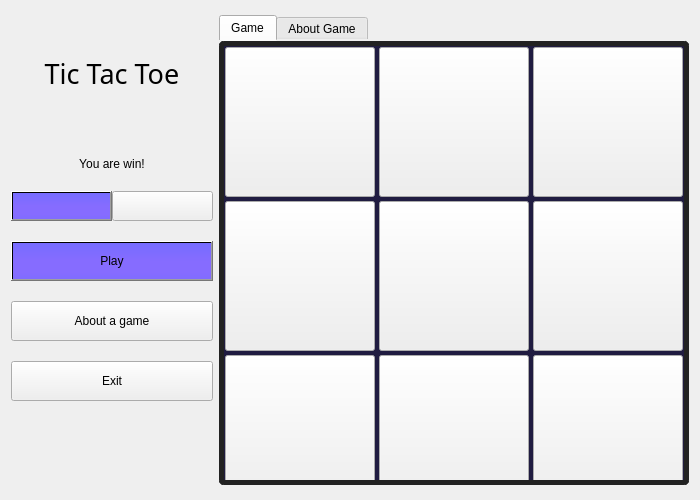
<?xml version="1.0" encoding="UTF-8"?>
<ui version="4.0">
 <class>widget</class>
 <widget class="QWidget" name="widget">
  <property name="geometry">
   <rect>
    <x>0</x>
    <y>0</y>
    <width>700</width>
    <height>500</height>
   </rect>
  </property>
  <property name="minimumSize">
   <size>
    <width>700</width>
    <height>500</height>
   </size>
  </property>
  <property name="maximumSize">
   <size>
    <width>800</width>
    <height>600</height>
   </size>
  </property>
  <property name="windowTitle">
   <string>Tic Tac Toe</string>
  </property>
  <property name="windowIcon">
   <iconset>
    <normaloff>:/images/resourses/images/title_ico.png</normaloff>:/images/resourses/images/title_ico.png</iconset>
  </property>
  <property name="styleSheet">
   <string notr="true"/>
  </property>
  <layout class="QHBoxLayout" name="horizontalLayout_2">
   <item>
    <layout class="QHBoxLayout" name="horizontalLayout_3">
     <property name="spacing">
      <number>6</number>
     </property>
    </layout>
   </item>
   <item>
    <layout class="QVBoxLayout" name="verticalLayout">
     <property name="spacing">
      <number>20</number>
     </property>
     <item>
      <spacer name="verticalSpacer_2">
       <property name="orientation">
        <enum>Qt::Vertical</enum>
       </property>
       <property name="sizeHint" stdset="0">
        <size>
         <width>20</width>
         <height>40</height>
        </size>
       </property>
      </spacer>
     </item>
     <item>
      <widget class="QLabel" name="label_2">
       <property name="font">
        <font>
         <family>Showcard Gothic</family>
         <pointsize>20</pointsize>
         <italic>false</italic>
         <bold>false</bold>
        </font>
       </property>
       <property name="frameShape">
        <enum>QFrame::NoFrame</enum>
       </property>
       <property name="frameShadow">
        <enum>QFrame::Plain</enum>
       </property>
       <property name="text">
        <string>Tic Tac Toe</string>
       </property>
       <property name="textFormat">
        <enum>Qt::AutoText</enum>
       </property>
       <property name="scaledContents">
        <bool>false</bool>
       </property>
       <property name="alignment">
        <set>Qt::AlignCenter</set>
       </property>
      </widget>
     </item>
     <item>
      <spacer name="verticalSpacer_3">
       <property name="orientation">
        <enum>Qt::Vertical</enum>
       </property>
       <property name="sizeHint" stdset="0">
        <size>
         <width>20</width>
         <height>40</height>
        </size>
       </property>
      </spacer>
     </item>
     <item>
      <widget class="QLabel" name="messageLabel">
       <property name="contextMenuPolicy">
        <enum>Qt::ActionsContextMenu</enum>
       </property>
       <property name="acceptDrops">
        <bool>false</bool>
       </property>
       <property name="autoFillBackground">
        <bool>false</bool>
       </property>
       <property name="text">
        <string>You are win!</string>
       </property>
       <property name="alignment">
        <set>Qt::AlignCenter</set>
       </property>
      </widget>
     </item>
     <item>
      <layout class="QHBoxLayout" name="horizontalLayout">
       <property name="spacing">
        <number>0</number>
       </property>
       <item>
        <widget class="QPushButton" name="leftButton">
         <property name="minimumSize">
          <size>
           <width>0</width>
           <height>30</height>
          </size>
         </property>
         <property name="styleSheet">
          <string notr="true">background-color: qlineargradient(spread:reflect, x1:0.522472, y1:0.658, x2:0.533708, y2:0, stop:0.241573 rgba(134, 108, 255, 255), stop:1 rgba(118, 108, 255, 255));</string>
         </property>
         <property name="text">
          <string/>
         </property>
        </widget>
       </item>
       <item>
        <widget class="QPushButton" name="rightButton">
         <property name="minimumSize">
          <size>
           <width>0</width>
           <height>30</height>
          </size>
         </property>
         <property name="styleSheet">
          <string notr="true"/>
         </property>
         <property name="text">
          <string/>
         </property>
        </widget>
       </item>
      </layout>
     </item>
     <item>
      <widget class="QPushButton" name="startButton">
       <property name="minimumSize">
        <size>
         <width>40</width>
         <height>40</height>
        </size>
       </property>
       <property name="styleSheet">
        <string notr="true">background-color: qlineargradient(spread:reflect, x1:0.522472, y1:0.658, x2:0.533708, y2:0, stop:0.241573 rgba(134, 108, 255, 255), stop:1 rgba(118, 108, 255, 255));

</string>
       </property>
       <property name="text">
        <string>Play</string>
       </property>
      </widget>
     </item>
     <item>
      <widget class="QPushButton" name="aboutButton">
       <property name="minimumSize">
        <size>
         <width>40</width>
         <height>40</height>
        </size>
       </property>
       <property name="text">
        <string>About a game</string>
       </property>
      </widget>
     </item>
     <item>
      <widget class="QPushButton" name="exitButton">
       <property name="minimumSize">
        <size>
         <width>40</width>
         <height>40</height>
        </size>
       </property>
       <property name="text">
        <string>Exit</string>
       </property>
      </widget>
     </item>
     <item>
      <spacer name="verticalSpacer">
       <property name="orientation">
        <enum>Qt::Vertical</enum>
       </property>
       <property name="sizeHint" stdset="0">
        <size>
         <width>20</width>
         <height>40</height>
        </size>
       </property>
      </spacer>
     </item>
     <item>
      <spacer name="verticalSpacer_4">
       <property name="orientation">
        <enum>Qt::Vertical</enum>
       </property>
       <property name="sizeHint" stdset="0">
        <size>
         <width>20</width>
         <height>40</height>
        </size>
       </property>
      </spacer>
     </item>
    </layout>
   </item>
   <item>
    <layout class="QHBoxLayout" name="horizontalLayout_4"/>
   </item>
   <item>
    <widget class="QTabWidget" name="tabWidget">
     <property name="sizePolicy">
      <sizepolicy hsizetype="Preferred" vsizetype="Preferred">
       <horstretch>0</horstretch>
       <verstretch>0</verstretch>
      </sizepolicy>
     </property>
     <property name="minimumSize">
      <size>
       <width>470</width>
       <height>470</height>
      </size>
     </property>
     <property name="maximumSize">
      <size>
       <width>470</width>
       <height>470</height>
      </size>
     </property>
     <property name="styleSheet">
      <string notr="true">QTabWidget
{
	border:none;
}
QTabWidget::pane
{
	border:5px solid #222;
	border-radius:5px;
}
QWidget#tab
{
	background:none;
	background-color: rgb(32, 28, 65);
}
</string>
     </property>
     <property name="currentIndex">
      <number>0</number>
     </property>
     <widget class="QWidget" name="tab">
      <property name="sizePolicy">
       <sizepolicy hsizetype="Fixed" vsizetype="Fixed">
        <horstretch>0</horstretch>
        <verstretch>0</verstretch>
       </sizepolicy>
      </property>
      <property name="minimumSize">
       <size>
        <width>470</width>
        <height>470</height>
       </size>
      </property>
      <property name="maximumSize">
       <size>
        <width>470</width>
        <height>470</height>
       </size>
      </property>
      <property name="styleSheet">
       <string notr="true"/>
      </property>
      <attribute name="title">
       <string>Game</string>
      </attribute>
      <layout class="QGridLayout" name="gridLayout">
       <property name="leftMargin">
        <number>0</number>
       </property>
       <property name="topMargin">
        <number>0</number>
       </property>
       <property name="rightMargin">
        <number>10</number>
       </property>
       <property name="bottomMargin">
        <number>10</number>
       </property>
       <property name="spacing">
        <number>3</number>
       </property>
       <item row="0" column="0">
        <widget class="QPushButton" name="pushButton_0_0">
         <property name="sizePolicy">
          <sizepolicy hsizetype="Fixed" vsizetype="Fixed">
           <horstretch>0</horstretch>
           <verstretch>0</verstretch>
          </sizepolicy>
         </property>
         <property name="minimumSize">
          <size>
           <width>150</width>
           <height>150</height>
          </size>
         </property>
         <property name="styleSheet">
          <string notr="true"/>
         </property>
         <property name="text">
          <string/>
         </property>
        </widget>
       </item>
       <item row="0" column="1">
        <widget class="QPushButton" name="pushButton_0_1">
         <property name="sizePolicy">
          <sizepolicy hsizetype="Fixed" vsizetype="Fixed">
           <horstretch>0</horstretch>
           <verstretch>0</verstretch>
          </sizepolicy>
         </property>
         <property name="minimumSize">
          <size>
           <width>150</width>
           <height>150</height>
          </size>
         </property>
         <property name="text">
          <string/>
         </property>
        </widget>
       </item>
       <item row="0" column="2">
        <widget class="QPushButton" name="pushButton_0_2">
         <property name="sizePolicy">
          <sizepolicy hsizetype="Fixed" vsizetype="Fixed">
           <horstretch>0</horstretch>
           <verstretch>0</verstretch>
          </sizepolicy>
         </property>
         <property name="minimumSize">
          <size>
           <width>150</width>
           <height>150</height>
          </size>
         </property>
         <property name="styleSheet">
          <string notr="true"/>
         </property>
         <property name="text">
          <string/>
         </property>
        </widget>
       </item>
       <item row="1" column="0">
        <widget class="QPushButton" name="pushButton_1_0">
         <property name="sizePolicy">
          <sizepolicy hsizetype="Fixed" vsizetype="Fixed">
           <horstretch>0</horstretch>
           <verstretch>0</verstretch>
          </sizepolicy>
         </property>
         <property name="minimumSize">
          <size>
           <width>150</width>
           <height>150</height>
          </size>
         </property>
         <property name="text">
          <string/>
         </property>
        </widget>
       </item>
       <item row="1" column="1">
        <widget class="QPushButton" name="pushButton_1_1">
         <property name="sizePolicy">
          <sizepolicy hsizetype="Fixed" vsizetype="Fixed">
           <horstretch>0</horstretch>
           <verstretch>0</verstretch>
          </sizepolicy>
         </property>
         <property name="minimumSize">
          <size>
           <width>150</width>
           <height>150</height>
          </size>
         </property>
         <property name="text">
          <string/>
         </property>
        </widget>
       </item>
       <item row="1" column="2">
        <widget class="QPushButton" name="pushButton_1_2">
         <property name="sizePolicy">
          <sizepolicy hsizetype="Fixed" vsizetype="Fixed">
           <horstretch>0</horstretch>
           <verstretch>0</verstretch>
          </sizepolicy>
         </property>
         <property name="minimumSize">
          <size>
           <width>150</width>
           <height>150</height>
          </size>
         </property>
         <property name="text">
          <string/>
         </property>
        </widget>
       </item>
       <item row="2" column="0">
        <widget class="QPushButton" name="pushButton_2_0">
         <property name="sizePolicy">
          <sizepolicy hsizetype="Fixed" vsizetype="Fixed">
           <horstretch>0</horstretch>
           <verstretch>0</verstretch>
          </sizepolicy>
         </property>
         <property name="minimumSize">
          <size>
           <width>150</width>
           <height>150</height>
          </size>
         </property>
         <property name="text">
          <string/>
         </property>
        </widget>
       </item>
       <item row="2" column="1">
        <widget class="QPushButton" name="pushButton_2_1">
         <property name="sizePolicy">
          <sizepolicy hsizetype="Fixed" vsizetype="Fixed">
           <horstretch>0</horstretch>
           <verstretch>0</verstretch>
          </sizepolicy>
         </property>
         <property name="minimumSize">
          <size>
           <width>150</width>
           <height>150</height>
          </size>
         </property>
         <property name="text">
          <string/>
         </property>
        </widget>
       </item>
       <item row="2" column="2">
        <widget class="QPushButton" name="pushButton_2_2">
         <property name="sizePolicy">
          <sizepolicy hsizetype="Fixed" vsizetype="Fixed">
           <horstretch>0</horstretch>
           <verstretch>0</verstretch>
          </sizepolicy>
         </property>
         <property name="minimumSize">
          <size>
           <width>150</width>
           <height>150</height>
          </size>
         </property>
         <property name="text">
          <string/>
         </property>
        </widget>
       </item>
      </layout>
     </widget>
     <widget class="QWidget" name="tab_2">
      <property name="minimumSize">
       <size>
        <width>470</width>
        <height>470</height>
       </size>
      </property>
      <property name="maximumSize">
       <size>
        <width>470</width>
        <height>470</height>
       </size>
      </property>
      <attribute name="title">
       <string>About Game</string>
      </attribute>
      <layout class="QVBoxLayout" name="verticalLayout_2">
       <property name="spacing">
        <number>0</number>
       </property>
       <property name="leftMargin">
        <number>5</number>
       </property>
       <property name="topMargin">
        <number>5</number>
       </property>
       <property name="rightMargin">
        <number>5</number>
       </property>
       <property name="bottomMargin">
        <number>5</number>
       </property>
       <item>
        <widget class="QLabel" name="aboutTextLabel">
         <property name="text">
          <string>RULES FOR TIC-TAC-TOE

1. The game is played on a grid that's 3 squares by 3 squares.

2. You are X, your friend (or the computer in this case) is O. Players take turns putting their marks in empty squares.

3. The first player to get 3 of her marks in a row (up, down, across, or diagonally) is the winner.

4. When all 9 squares are full, the game is over. If no player has 3 marks in a row, the game ends in a tie.</string>
         </property>
         <property name="alignment">
          <set>Qt::AlignLeading|Qt::AlignLeft|Qt::AlignTop</set>
         </property>
         <property name="wordWrap">
          <bool>true</bool>
         </property>
        </widget>
       </item>
      </layout>
     </widget>
    </widget>
   </item>
  </layout>
 </widget>
 <resources/>
 <connections/>
</ui>
